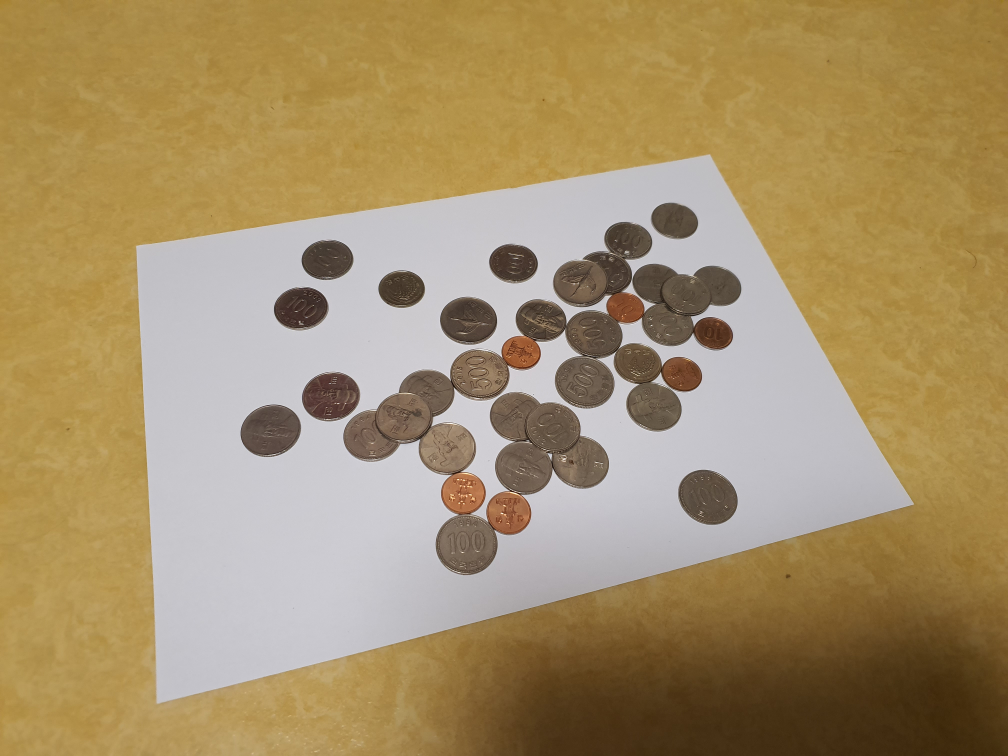
#> input picture images/1.jpg, 4032 x 3024 px (shown at 1/4 size)
$ jupyter execute --allow-errors overlapCoin.ver3.ipynb   (older library calls are emulated)
#> lines starting #> are read from the running program, lines starting #| are printed output that depends on the picture; after the words box and inside, x2 and y2 are one past the last pixel; in counts of white or black regions, pixels touching at a corner belong together
[cell 1]
import numpy as np
import cv2
from matplotlib import pyplot as plt

[cell 2]
# Grayscale로 변환
img = cv2.imread('./images/1.jpg')
#> img is the input picture: shape (3024, 4032, 3); mean B, G, R 105.4, 144.4, 165.7
img_ori = img.copy()
img_gray = cv2.cvtColor(img,cv2.COLOR_BGR2GRAY)
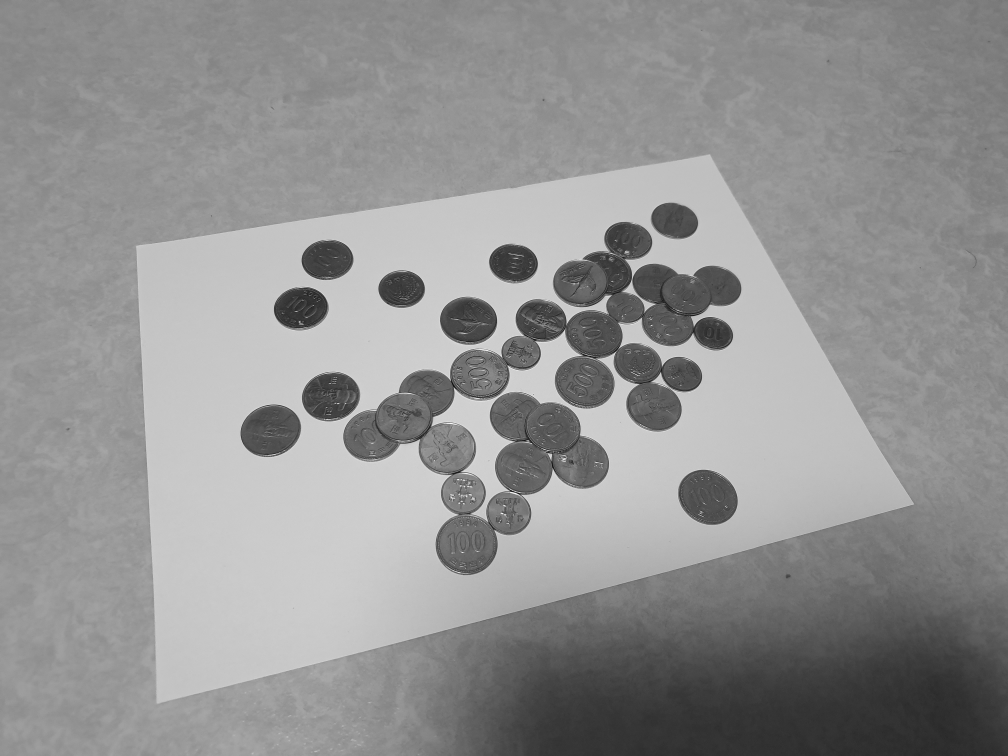
#> img_gray: shape (3024, 4032) (shown at 1/4 size); min 0, max 255, mean 146.4


# Blurring
# cv2.medianBlur(src, ksize[, dst]) -> dst
dst = cv2.bilateralFilter(img_gray, 10, 100, 100) # Bilateral Filtering
dst1 = cv2.GaussianBlur(dst, (5,5), 0)            # GaussianBlur
dst2 = cv2.medianBlur(dst1, 9)                    # Median Blur


plt.figure(figsize=(15,15))
plt.subplot(121), plt.imshow(img_gray, cmap='gray'), plt.title('Gray Image'), plt.axis('off')
plt.subplot(122), plt.imshow(dst2, cmap='gray'), plt.title('Blurred Image'), plt.axis('off')
plt.show()
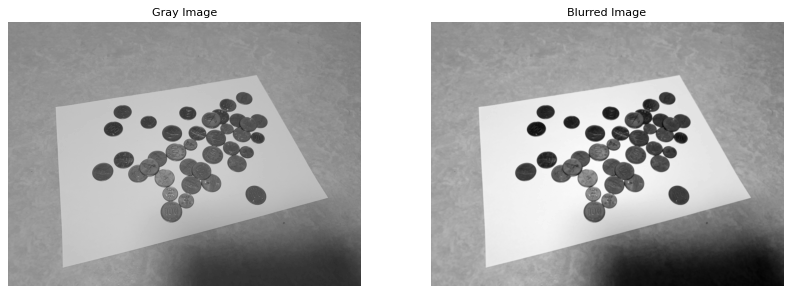
#> figure drawn by matplotlib, 2 panels

[cell 3]
img.shape
#> Out = (3024, 4032, 3)

[cell 4]
# (1) Adaptive Thresholding
# cv2.adaptiveThreshold(src, maxValue, adaptiveMethod, thresholdType, blockSize, C[, dst]) -> dst
'''
binary_img = cv2.adaptiveThreshold(dst, 255, cv2.ADAPTIVE_THRESH_GAUSSIAN_C, cv2.THRESH_BINARY, 21, 5)
binary_img = cv2.bitwise_not(binary_img)
'''

# (2) Thresholding
# cv2.threshold(src, thresh, maxval, type[, dst]) -> retval, dst
ret_threshold, binary_img = cv2.threshold(dst2, 170, 255, cv2.THRESH_BINARY_INV)
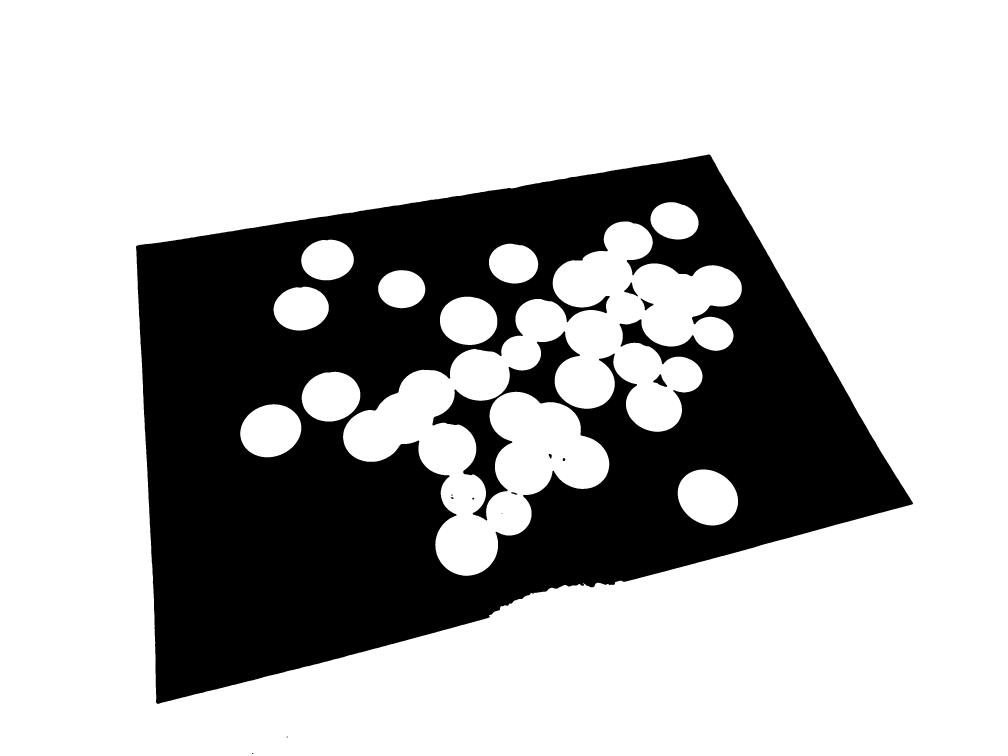
#> binary_img: shape (3024, 4032) (shown at 1/4 size); 71.6% white; 13 black regions (3 under 20 px), largest, box (x1, y1, x2, y2) and area: (544, 618, 3652, 2815) 3456839, (2613, 1497, 2669, 1547) 1230, (2497, 1130, 2552, 1186) 1147
binary_img = cv2.bitwise_not(binary_img)
#> binary_img: shape (3024, 4032); 28.4% white; 13 white regions (3 under 20 px)


plt.figure(figsize=(15,15))
plt.subplot(121), plt.imshow(binary_img, cmap='gray'), plt.title('Binary Image'), plt.axis('off')
plt.show()

[cell 5]
#contour을 찾고 A4용지의 외곽선 그리기
# cv2.findContours(image, mode, method[, contours[, hierarchy[, offset]]]) -> image, contours, hierarchy
img, contour, hierarchy = cv2.findContours(binary_img,
                                            cv2.RETR_EXTERNAL,
                                            cv2.CHAIN_APPROX_SIMPLE)
#> contour = 3 contours, 2 with area under 20; largest, box (x1, y1, x2, y2) and area: (544, 618, 3652, 2815) 4536474
img = img_ori.copy()


# Draw Contour
cv2.drawContours(img, contour, -1, (255,0,0), 5)
plt.figure()
plt.imshow(img)

[cell 6]
#print(len(contour[0]))
#print(len(contour[1]))
max = 0;
index = -1;
for i in range(len(contour)):
   # print(max,i)
    if(max < len(contour[i])):
        index = i
        max = len(contour[i])
        print(max, i)
#> this loop made 3 passes
#> max on passes 1 to 3: 5, 6, 3676
#| 5 0
#| 6 1
#| 3676 2
#> after the loop, index = 2; max = 3676

[cell 7]
cnt=contour[index]
#> cnt = contour of 3676 points, box (x1, y1, x2, y2) (544, 618, 3652, 2815), area 4536474

cv2.drawContours(img, [cnt], 0, (255, 255, 0), 1)

epsilon1 = 0.1*cv2.arcLength(cnt, True)
#> epsilon1 = 948.8
approx1 = cv2.approxPolyDP(cnt, epsilon1, True)
#> approx1 = [[3651, 2011], [2837, 618], [544, 986], [628, 2814]]

cv2.drawContours(img, [approx1], 0, (0, 255, 0), 10)

plt.imshow(img)

[cell 8]
approx1
#> Out has the same summary as approx1

[cell 9]
approx1 = approx1.reshape(4,-1)
print(approx1)
#| [[3651 2011]
#|  [2837  618]
#|  [ 544  986]
#|  [ 628 2814]]

[cell 10]
approx1 = approx1.reshape(1,-1)
approx1.reshape(4,-1)
#> Out has the same summary as approx1

$ run again, with images/2.jpg copied over images/1.jpg
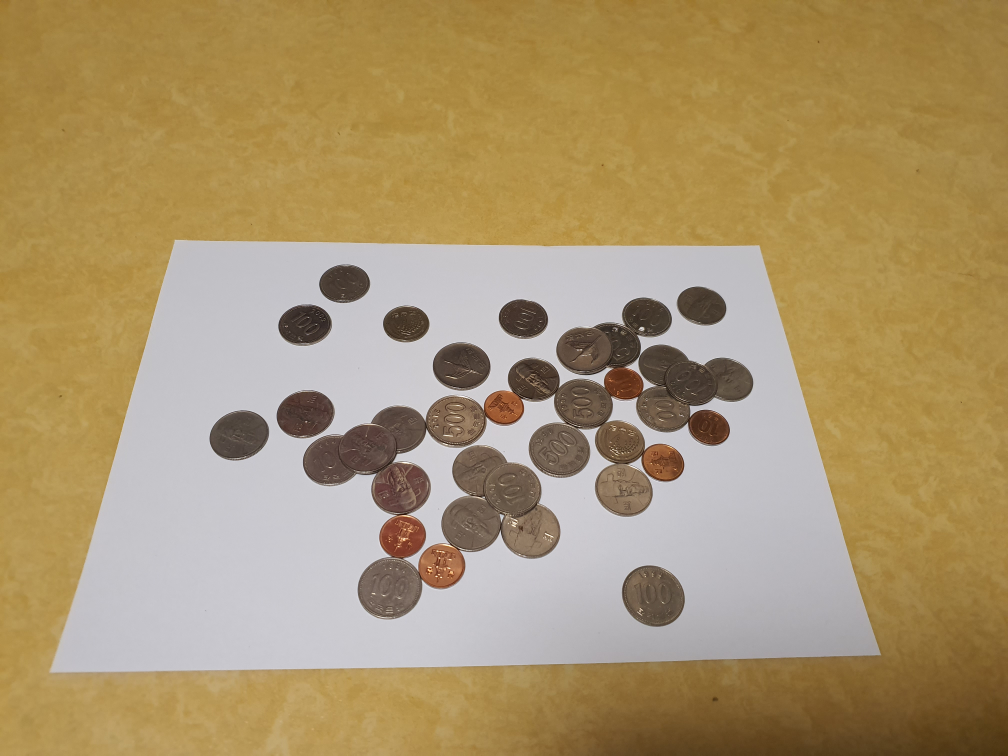
#> input picture images/2.jpg, 4032 x 3024 px (shown at 1/4 size)
#> img is the input picture: shape (3024, 4032, 3); mean B, G, R 108.4, 148.2, 169.9
#> `ret_threshold, binary_img = cv2.threshold(dst2, 170, 255, cv2.THRESH_B..`:
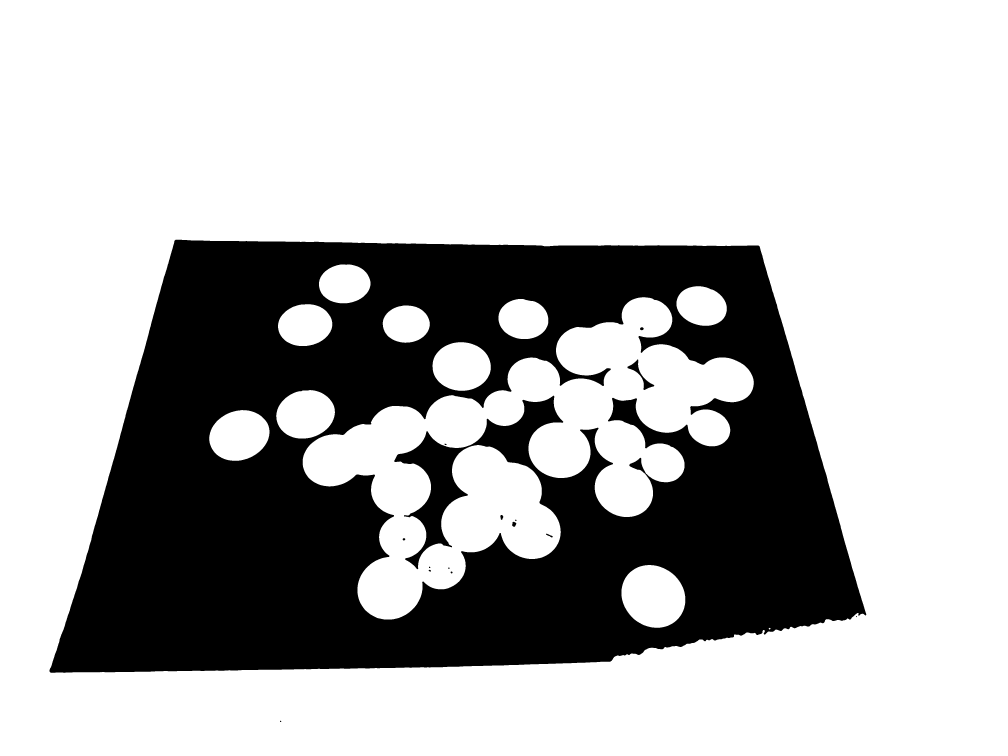
#> binary_img: shape (3024, 4032) (shown at 1/4 size); 71.2% white; 15 black regions (1 under 20 px), largest, box (x1, y1, x2, y2) and area: (198, 959, 3465, 2691) 3509262, (2510, 1438, 2617, 1560) 2536, (2048, 2087, 2065, 2107) 240
#> contour = 3 contours, 2 with area under 20; largest, box (x1, y1, x2, y2) and area: (198, 959, 3465, 2691) 4655952
#> the loop `for i in range(len(contour)):` made 3 passes
#> (index, max) on passes 1, 3: (0, 8), (2, 2697)
#> (printed output is left out)
#> after the loop `for i in range(len(contour)):`: index = 2; max = 2697
#> cnt = contour of 2697 points, box (x1, y1, x2, y2) (198, 959, 3465, 2691), area 4655952
#> epsilon1 = 948.3
#> approx1 = [[198, 2685], [3462, 2461], [3038, 986], [702, 959]]
#> `cv2.drawContours(img, [approx1], 0, (0, 255, 0), 10)`:
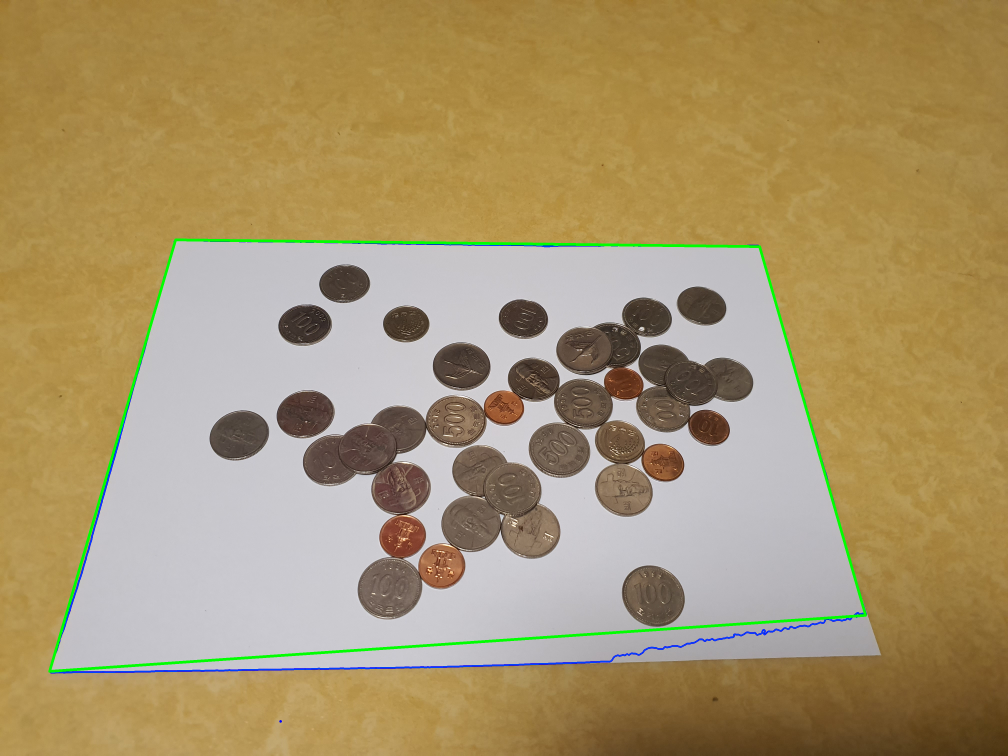
#> img: shape (3024, 4032, 3) (shown at 1/4 size); mean B, G, R 107.5, 148.5, 167.9
#> `approx1`: Out has the same summary as approx1
#| [[ 198 2685]
#|  [3462 2461]
#|  [3038  986]
#|  [ 702  959]]
#> `approx1.reshape(4,-1)`: Out has the same summary as approx1

$ run again, with images/4.jpg copied over images/1.jpg
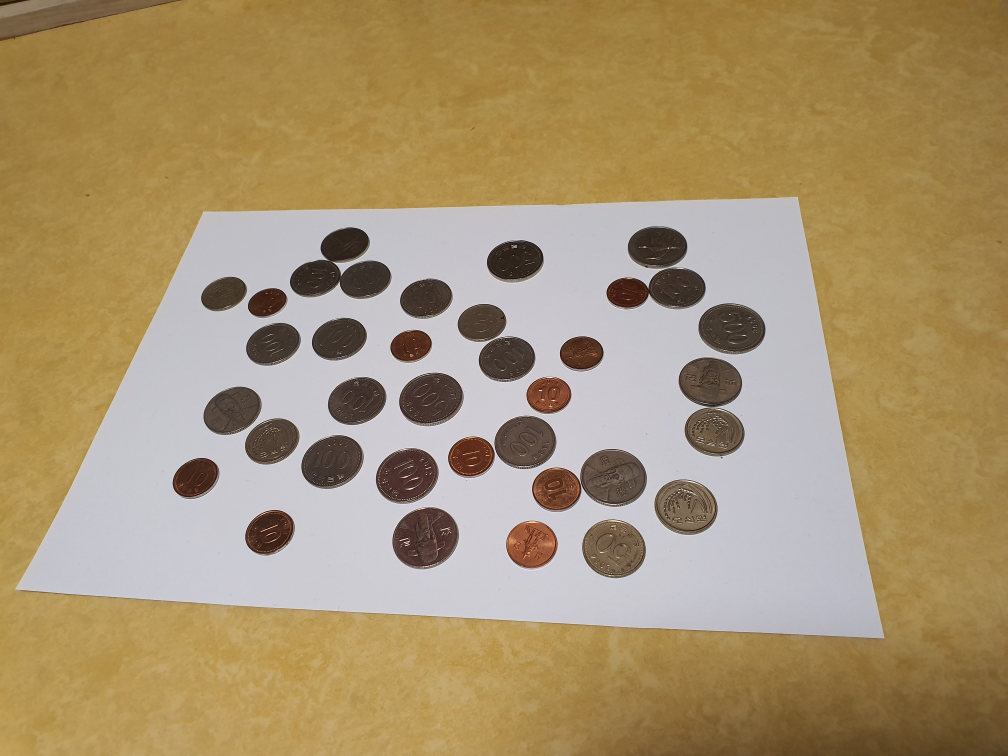
#> input picture images/4.jpg, 4032 x 3024 px (shown at 1/4 size)
#> img is the input picture: shape (3024, 4032, 3); mean B, G, R 110.8, 146.9, 167.7
#> `img_gray = cv2.cvtColor(img,cv2.COLOR_BGR2GRAY)`:
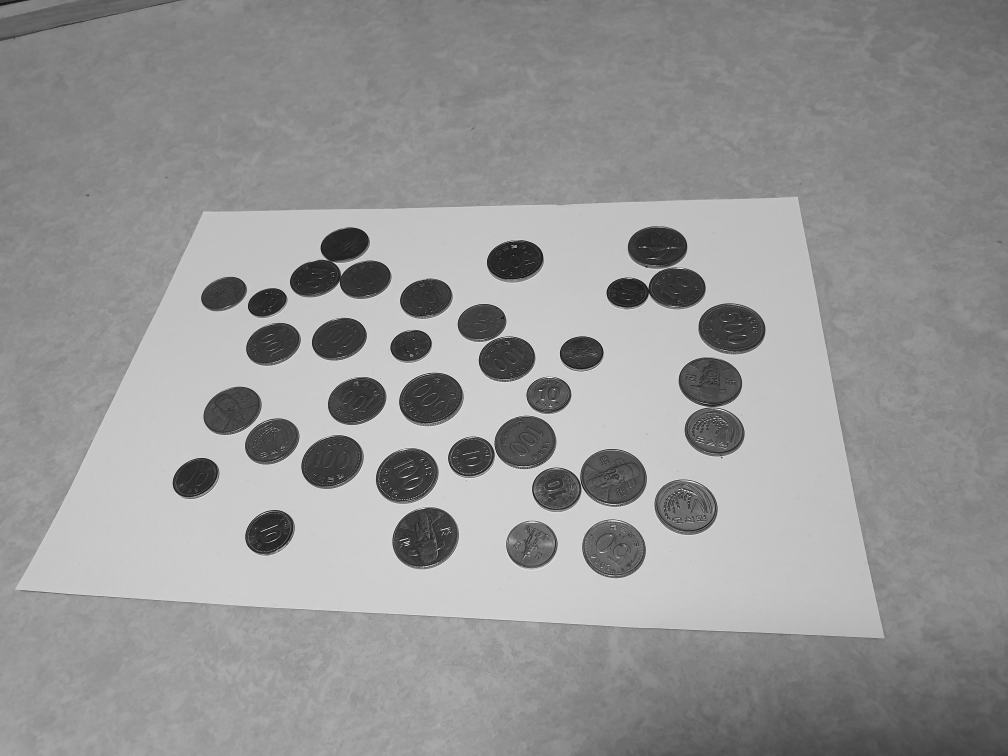
#> img_gray: shape (3024, 4032) (shown at 1/4 size); min 0, max 255, mean 149.1
#> `ret_threshold, binary_img = cv2.threshold(dst2, 170, 255, cv2.THRESH_B..`:
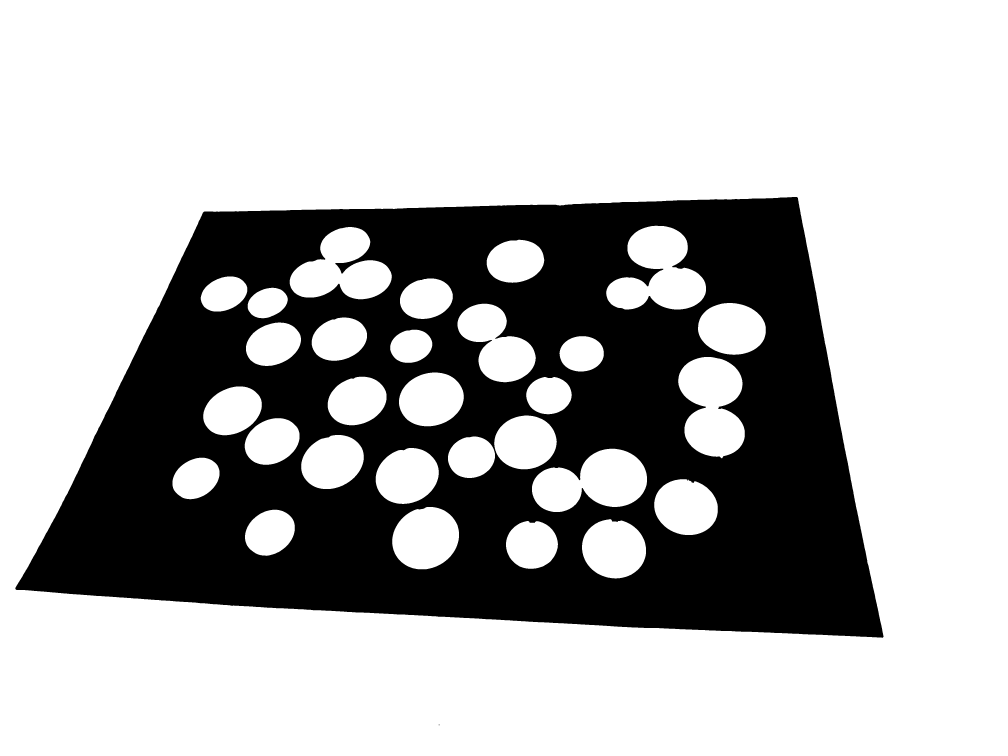
#> binary_img: shape (3024, 4032) (shown at 1/4 size); 69.9% white; 2 black regions (1 under 20 px), largest, box (x1, y1, x2, y2) and area: (61, 788, 3534, 2551) 3667590
#> contour = 2 contours, 1 with area under 20; largest, box (x1, y1, x2, y2) and area: (61, 788, 3534, 2551) 4803378
#> the loop `for i in range(len(contour)):` made 2 passes
#> (index, max) on passes 1 to 2: (0, 4), (1, 2631)
#> (printed output is left out)
#> after the loop `for i in range(len(contour)):`: index = 1; max = 2631
#> cnt = contour of 2631 points, box (x1, y1, x2, y2) (61, 788, 3534, 2551), area 4803378
#> epsilon1 = 968.8
#> approx1 = [[3191, 792], [817, 846], [61, 2354], [3530, 2550]]
#> `approx1`: Out has the same summary as approx1
#| [[3191  792]
#|  [ 817  846]
#|  [  61 2354]
#|  [3530 2550]]
#> `approx1.reshape(4,-1)`: Out has the same summary as approx1
